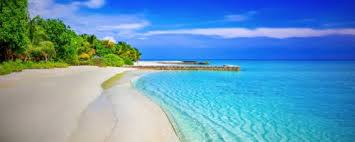
#> input picture Convolutional-neural-network/input_data/d1.jpeg, 355 x 142 px, found by its file name
$ jupyter execute q-1.ipynb
#> lines starting #> are read from the running program, lines starting #| are printed output that depends on the picture
[cell 1]
import math
import cv2
import numpy as np
import skimage.data

[cell 2]
import matplotlib.pyplot as plt
from PIL import Image

[cell 3]
def tanh(x):
    return np.tanh(x)
def softmax(x):
    e_x = np.exp(x - np.max(x))
    return e_x / e_x.sum()
def gauss(siz, sig):
    x, y = np.mgrid[-siz//2 + 1:siz//2 + 1, -siz//2 + 1:siz//2 + 1]
    g = np.exp(-((x**2 + y**2)/(2.0*sig**2)))
    return g/g.sum()

[cell 4]
#k test var
def conv(image1, filter1):
    size1 = filter1.shape[0]
    n = image1.shape[0]
    m = image1.shape[1]
    l = []
    for r in range(size1//2, n - size1//2):
        tmp = []
        for c in range(size1//2, m - size1//2):
            cur = image1[r-size1//2:r+size1//2+1, c-size1//2:c+size1//2+1]
#             print(cur.shape)
            tmp.append(np.sum(cur * filter1))
        l.append(tmp)
    l = np.asarray(l)
    return l
#     print(l)

[cell 5]
#l
def conv_layer(image1, filters):
    res = []
    for it in range(filters.shape[0]): #16
        cur_filter = filters[it] #6*5*5 filter
        if(len(cur_filter.shape) > 2):
            tmp = conv(image1[0], cur_filter[0])
            for i in range(1, cur_filter.shape[0]):
                tmp += conv(image1[i], cur_filter[i]) #adding 6 5*5 filters
        else:
            tmp = conv(image1, cur_filter)
        res.append(tmp)
    res = np.asarray(res)
    return res

[cell 6]
#o
def pooling(feature_map, size=2, stride=2):
    if(len(feature_map.shape) == 2):
        n, m = feature_map.shape
        l = []
        for r in range(0, n-size+1, stride):
            tmp = []
            for c in range(0, m-size+1, stride):
                cur = feature_map[r:r+size, c:c+size]
                tmp.append(np.max(cur))
            l.append(tmp)
        l = np.asarray(l)
        return l
    else:
        d, n, m = feature_map.shape
        res = []
        for it in range(d):
            l = []
            for r in range(0, n-size+1, stride):
                tmp = []
                for c in range(0, m-size+1, stride):
                    cur = feature_map[it, r:r+size, c:c+size]
                    tmp.append(np.max(cur))
                l.append(tmp)
            res.append(l)
        res = np.asarray(res)
        return res

[cell 7]
## READ IMAGE
#l
om = cv2.imread("./d1.jpeg")
#> om is the input picture: shape (142, 355, 3); mean B, G, R 187.7, 152.5, 97.6
img_gray = cv2.cvtColor(om, cv2.COLOR_BGR2GRAY)
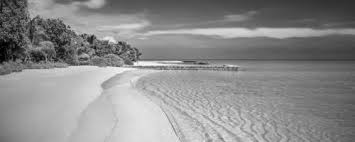
#> img_gray: shape (142, 355); min 0, max 252, mean 140.1
om = cv2.resize(img_gray, (32, 32))
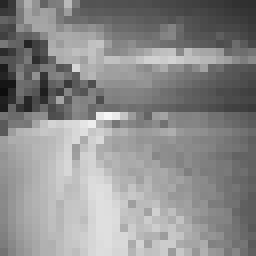
#> om: shape (32, 32) (shown 8 times larger); min 13, max 245, mean 140
om = np.asarray(om, dtype=np.uint8)
plt.imshow(om)
print(om.shape)
#| (32, 32)

### CONVOLUTION LAYER 1

[cell 8]
## CREATE FILTERS

filters = np.zeros((6, 5, 5))
#o
for it in range(6):
    filters[it, :, :] = gauss(5, it+1) #with differnt sigma values creating 6 guassian filters

## EXECUTE GIVEN ARCHITECTURE

conv1 = conv_layer(om, filters) #doing conv with every filter
#> the loop in conv_layer, `for it in range(filters.shape[0]):` made 6 passes
#> pass 1, in conv_layer, `tmp = conv(image1, cur_filter)`:
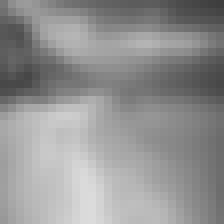
#> tmp: shape (28, 28) float64 (shown 8 times larger); min 62.06, max 219.5, mean 146.9
#> after the loop in conv_layer, `for it in range(filters.shape[0]):`: res = 6 items
conv1 = tanh(conv1) #activation to all conv_o/ps
rows = 2
cols = math.ceil(conv1.shape[0]/2)
#> cols = 3
fig=plt.figure(figsize=(20, 20))
for it in range(1, conv1.shape[0]+1):
    fig.add_subplot(rows, cols, it)
    plt.imshow(conv1[it-1])
print(conv1.shape)
#| (6, 28, 28)
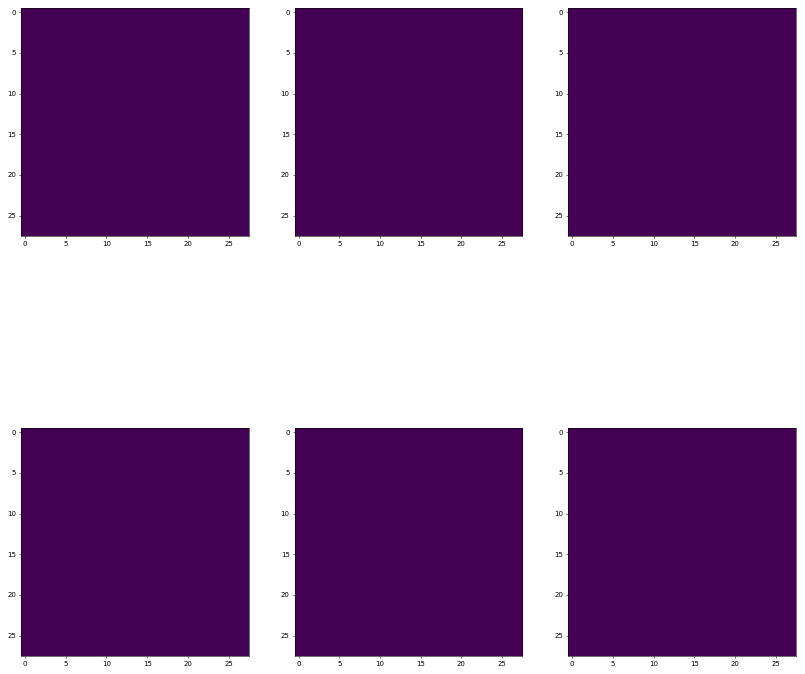
#> figure drawn by matplotlib, 6 panels

### POOLING LAYER 1

[cell 9]
#s
pool1 = pooling(conv1, 2, 2)
#> after the loop in pooling, `for it in range(d):`: res = 6 items
rows = 2
cols = math.ceil(pool1.shape[0]/2)
fig=plt.figure(figsize=(20, 20))
for it in range(1, pool1.shape[0]+1): #doing pooling n/2 => 6 14*14 images
    fig.add_subplot(rows, cols, it)
    plt.imshow(pool1[it-1])
print(pool1.shape)
#| (6, 14, 14)

### CONVOLUTION LAYER 2

[cell 10]
#l
ff = np.random.rand(16, pool1.shape[0], 5, 5) - 0.5 #convolution with random filters
# print(ff.shape) => (16,6,5,5)

conv2 = conv_layer(pool1, ff)
conv2 = np.asarray(conv2)
conv2 = tanh(conv2)
# print(conv2[0])
rows = 2
cols = math.ceil(conv2.shape[0]/2)
#> cols = 8
fig=plt.figure(figsize=(20, 20))
for it in range(1, conv2.shape[0]+1):
    fig.add_subplot(rows, cols, it)
    plt.imshow(conv2[it-1])
print(conv2.shape)
#| (16, 10, 10)
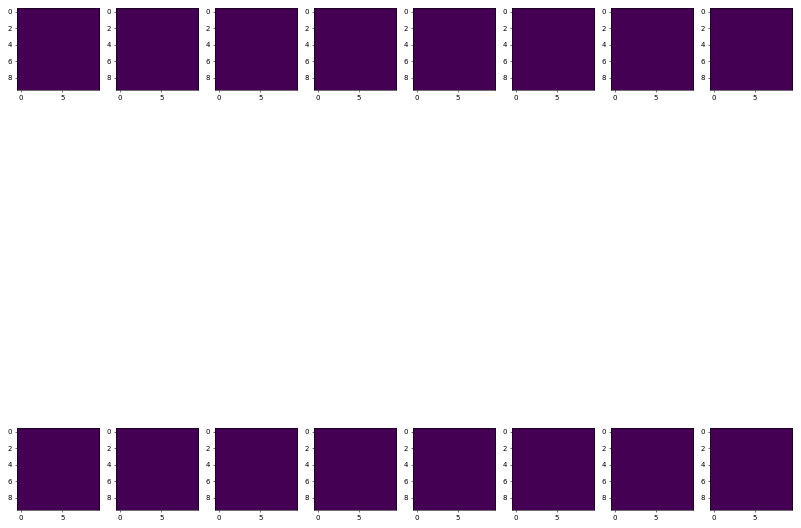
#> figure drawn by matplotlib, 16 panels

### POOLING LAYER 2

[cell 11]
#l
pool2 = pooling(conv2)
rows = 2
cols = math.ceil(pool2.shape[0]/2)
fig=plt.figure(figsize=(20, 20))
for it in range(1, pool2.shape[0]+1):
    fig.add_subplot(rows, cols, it)
    plt.imshow(pool2[it-1])
print(pool2.shape)
#| (16, 5, 5)

### FULLY CONNECTED CONVOLUTION LAYER 1

[cell 12]
#l
ff = np.random.rand(120, pool2.shape[0], 5, 5) - 0.5 #(120,16,5,5)
fc1 = conv_layer(pool2, ff)
fc1 = np.asarray(fc1)
rows = 10
cols = math.ceil(fc1.shape[0]/10 + 1)
fig=plt.figure(figsize=(50, 50))
for it in range(1, fc1.shape[0]+1):
    fig.add_subplot(rows, cols, it)
    plt.imshow(fc1[it-1])
print(fc1.shape)
#| (120, 1, 1)
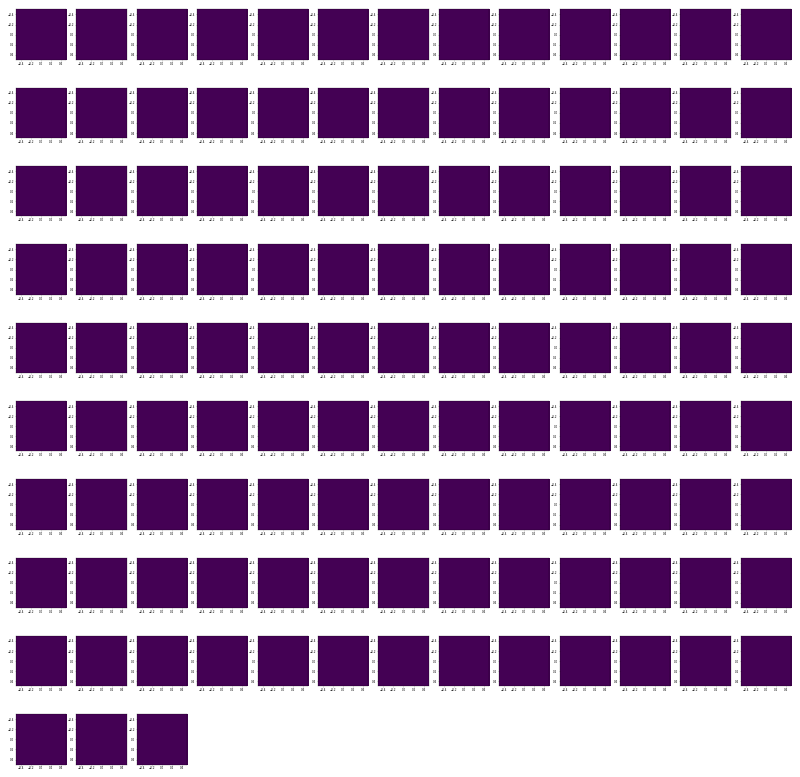
#> figure drawn by matplotlib, 120 panels

### FULLY CONNECTED DENSE LAYER 2

[cell 13]
fc1 = fc1.reshape((120, 1))
w2 = np.random.rand(84, 120) - 0.5
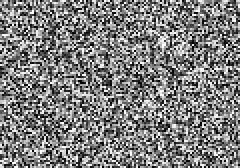
#> w2: shape (84, 120) float64 (shown 2 times larger); min -0.5, max 0.5, mean -0.00227; drawn with min black and max white
b2 = np.random.rand(84, 1) - 0.5

fc2 = np.dot(w2, fc1) + b2
fc2 = tanh(fc2)
# fc2[fc2<0]=0
print(fc2.shape)
#| (84, 1)
print(fc2)
#> (printed output is left out)

## OUTPUT SOFTMAX LAYER

[cell 14]
w3 = np.random.rand(10, 84) - 0.5
b3 = np.random.rand(10, 1) - 0.5

out = np.dot(w3, fc2) + b3
out = softmax(out)
print(out)
#| [[6.80174193e-05]
#|  [1.44315137e-04]
#|  [7.46800967e-03]
#|  [3.60084405e-03]
#|  [2.41586463e-03]
#|  [6.69541217e-04]
#|  [5.47923097e-01]
#|  [3.78403086e-04]
#|  [3.14121561e-01]
#|  [1.23210347e-01]]
